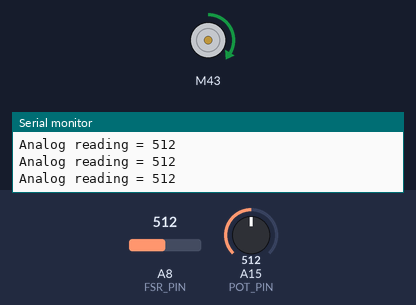
Simulated run of this sketch. Board: Arduino Mega 2560, built with avr-gcc and run on an emulated ATmega2560. Parts: DC motor (green arrow = forward, orange = backward, longer = faster), the last lines printed to the serial monitor. Inputs (shaded band) come from the test bench; at power-on: A8 (FSR_PIN) = 512, A15 (POT_PIN) = 512.

Above: at 1.2 s.
1.3 s: A8 (FSR_PIN) set to 11
At 1.8 s:
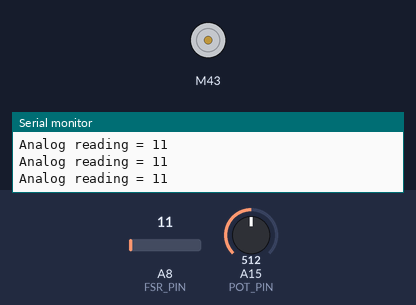
2.8 s: A8 (FSR_PIN) set to 8
5.8 s: A8 (FSR_PIN) set to 1023
At 6.6 s:
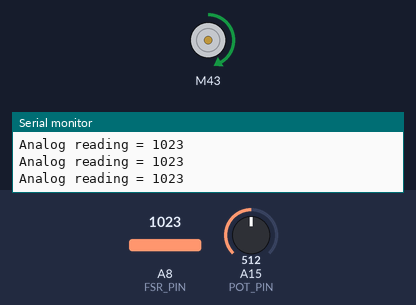
7.3 s: A8 (FSR_PIN) set to 984
At 7.9 s:
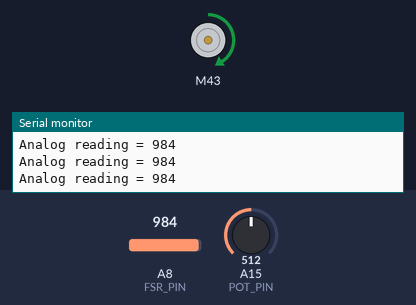
10.3 s: A8 (FSR_PIN) set to 900
At 11.3 s:
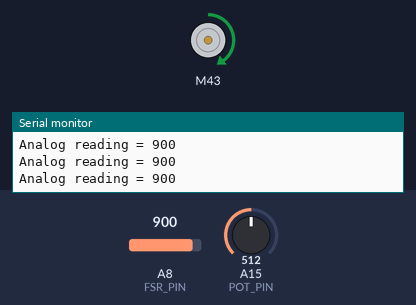
11.8 s: A8 (FSR_PIN) set to 511
At 12.8 s:
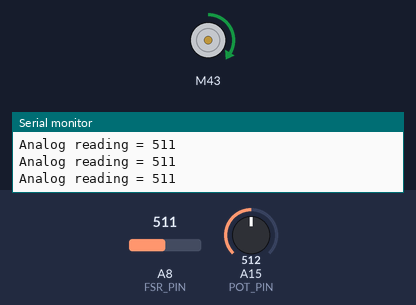
Timing chart, 0 to 14.8 s (numbered marks = the images above; inputs shaded):
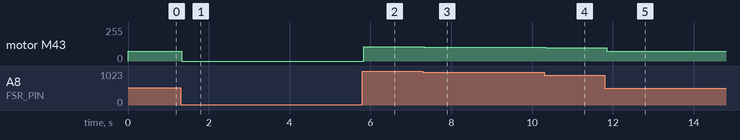

The sketch:

FSRandMotorTesting.ino
```cpp
#include <SparkFun_TB6612.h>

#define AIN1 45
#define AIN2 44
#define PWMA 2
#define BIN1 43
#define BIN2 44
#define PWMB 3

#define STDBY 52

#define FSR_PIN A8

#define POT_PIN A15

Motor motorA = Motor(AIN1, AIN2, PWMA, 1, STDBY);
Motor motorB = Motor(BIN1, BIN2, PWMB, 1, STDBY);
void setup() {
  // put your setup code here, to run once:

  pinMode(POT_PIN, INPUT);
  pinMode(FSR_PIN, INPUT);

  randomSeed(analogRead(0));

  Serial.begin(9600);

}

void loop() {
  // put your main code here, to run repeatedly:


  int potSense = analogRead(POT_PIN)/4;

  int fsrReading = analogRead(FSR_PIN);

  Serial.print("Analog reading = ");
  Serial.print(fsrReading);
  Serial.println("");


  //motorA.drive(potSense);

  //107 is ~5v if input is ~12v
  //44 is ~2v if input is ~12v
  //motorB.drive(107);
  //motorB.drive(44);

  if(fsrReading<100) {
    motorB.brake();
  } else {
    int motorBSpeed = map(fsrReading, 0, 1023, 44, 107);
    motorB.drive(motorBSpeed);
  }

  //int amt = random(44, 107);
  //motorB.drive(amt, 1000);
  //motorB.brake();
  //delay(1000);


}
```

Measured:
- after the input at 1.3 s, motor M43: forward 75/255 → stopped at once
- after the input at 5.8 s, motor M43: stopped → forward 107/255 at once
- after the input at 7.3 s, motor M43: forward 107/255 → forward 104/255 at once
- after the input at 10.3 s, motor M43: forward 104/255 → forward 99/255 at once
- after the input at 11.8 s, motor M43: forward 99/255 → forward 75/255 after 0.05 s
